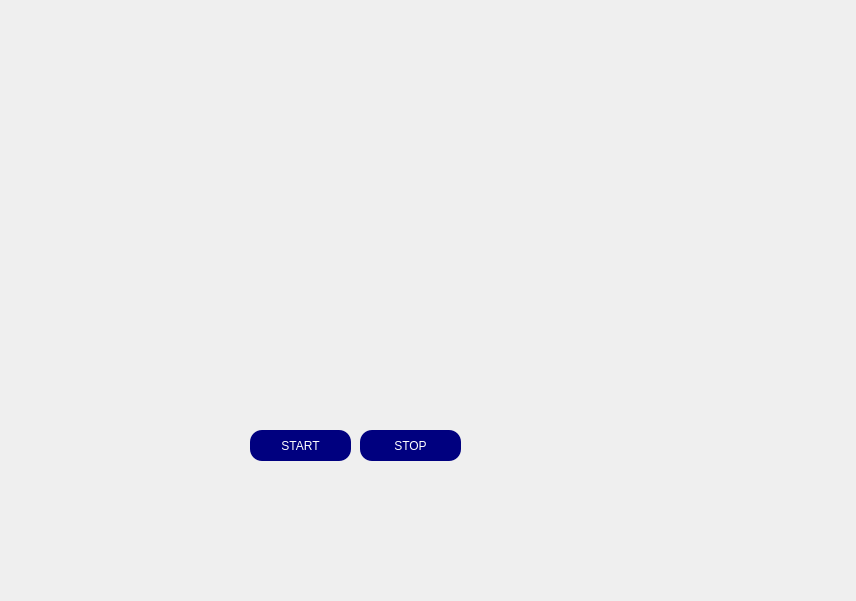
<?xml version="1.0" encoding="UTF-8"?>
<ui version="4.0">
 <class>JarvisUI</class>
 <widget class="QMainWindow" name="JarvisUI">
  <property name="geometry">
   <rect>
    <x>0</x>
    <y>0</y>
    <width>856</width>
    <height>601</height>
   </rect>
  </property>
  <property name="windowTitle">
   <string>MainWindow</string>
  </property>
  <widget class="QWidget" name="centralwidget">
   <widget class="QLabel" name="label">
    <property name="geometry">
     <rect>
      <x>-110</x>
      <y>-20</y>
      <width>851</width>
      <height>651</height>
     </rect>
    </property>
    <property name="text">
     <string/>
    </property>
    <property name="pixmap">
     <pixmap>../G.U.I Material/ExtraGui/240_F_310113217_wRD0FY9SI6XeXa828CHPph4RJGiNGMS2.jpg</pixmap>
    </property>
    <property name="scaledContents">
     <bool>true</bool>
    </property>
   </widget>
   <widget class="QLabel" name="label_3">
    <property name="geometry">
     <rect>
      <x>440</x>
      <y>200</y>
      <width>161</width>
      <height>111</height>
     </rect>
    </property>
    <property name="text">
     <string/>
    </property>
    <property name="pixmap">
     <pixmap>../G.U.I Material/ExtraGui/Earth.gif</pixmap>
    </property>
    <property name="scaledContents">
     <bool>true</bool>
    </property>
   </widget>
   <widget class="QLabel" name="label_5">
    <property name="geometry">
     <rect>
      <x>470</x>
      <y>10</y>
      <width>241</width>
      <height>191</height>
     </rect>
    </property>
    <property name="text">
     <string/>
    </property>
    <property name="pixmap">
     <pixmap>../G.U.I Material/B.G/Iron_Template_1.gif</pixmap>
    </property>
    <property name="scaledContents">
     <bool>true</bool>
    </property>
   </widget>
   <widget class="QLabel" name="label_7">
    <property name="geometry">
     <rect>
      <x>470</x>
      <y>350</y>
      <width>241</width>
      <height>111</height>
     </rect>
    </property>
    <property name="text">
     <string/>
    </property>
    <property name="pixmap">
     <pixmap>../G.U.I Material/ExtraGui/B.G_Template_1.gif</pixmap>
    </property>
    <property name="scaledContents">
     <bool>true</bool>
    </property>
   </widget>
   <widget class="QPushButton" name="pushButton">
    <property name="geometry">
     <rect>
      <x>250</x>
      <y>430</y>
      <width>101</width>
      <height>31</height>
     </rect>
    </property>
    <property name="styleSheet">
     <string notr="true">QPushButton{
	font: 14pt &quot;Georgia&quot;;
border-radius: 12px;
	background-color: rgb(0, 0, 127);
     color:rgb(255, 255, 255);
     
}

QPushButton:hover{
    background-color: rgb(50, 110, 255);
    color:rgb(255, 255, 255);
}</string>
    </property>
    <property name="text">
     <string>START</string>
    </property>
   </widget>
   <widget class="QLabel" name="label_9">
    <property name="geometry">
     <rect>
      <x>590</x>
      <y>200</y>
      <width>141</width>
      <height>111</height>
     </rect>
    </property>
    <property name="text">
     <string/>
    </property>
    <property name="pixmap">
     <pixmap>../G.U.I Material/ExtraGui/1.gif</pixmap>
    </property>
    <property name="scaledContents">
     <bool>true</bool>
    </property>
   </widget>
   <widget class="QLabel" name="label_4">
    <property name="geometry">
     <rect>
      <x>250</x>
      <y>30</y>
      <width>191</width>
      <height>131</height>
     </rect>
    </property>
    <property name="text">
     <string/>
    </property>
    <property name="pixmap">
     <pixmap>../G.U.I Material/ExtraGui/jZqDPB.gif</pixmap>
    </property>
    <property name="scaledContents">
     <bool>true</bool>
    </property>
   </widget>
   <widget class="QLabel" name="label_8">
    <property name="geometry">
     <rect>
      <x>270</x>
      <y>300</y>
      <width>161</width>
      <height>121</height>
     </rect>
    </property>
    <property name="text">
     <string/>
    </property>
    <property name="pixmap">
     <pixmap>../G.U.I Material/ExtraGui/__02-____.gif</pixmap>
    </property>
    <property name="scaledContents">
     <bool>true</bool>
    </property>
   </widget>
   <widget class="QLabel" name="label_6">
    <property name="geometry">
     <rect>
      <x>30</x>
      <y>30</y>
      <width>201</width>
      <height>131</height>
     </rect>
    </property>
    <property name="text">
     <string/>
    </property>
    <property name="pixmap">
     <pixmap>../G.U.I Material/ExtraGui/f88acab7ffd127b4465659500aa0538f.gif</pixmap>
    </property>
    <property name="scaledContents">
     <bool>true</bool>
    </property>
   </widget>
   <widget class="QLabel" name="label_10">
    <property name="geometry">
     <rect>
      <x>120</x>
      <y>170</y>
      <width>261</width>
      <height>131</height>
     </rect>
    </property>
    <property name="text">
     <string/>
    </property>
    <property name="pixmap">
     <pixmap>../G.U.I Material/ExtraGui/loading_1.gif</pixmap>
    </property>
    <property name="scaledContents">
     <bool>true</bool>
    </property>
   </widget>
   <widget class="QLabel" name="label_11">
    <property name="geometry">
     <rect>
      <x>20</x>
      <y>330</y>
      <width>221</width>
      <height>141</height>
     </rect>
    </property>
    <property name="text">
     <string/>
    </property>
    <property name="pixmap">
     <pixmap>../G.U.I Material/ExtraGui/Hero_Template.gif</pixmap>
    </property>
    <property name="scaledContents">
     <bool>true</bool>
    </property>
   </widget>
   <widget class="QPushButton" name="pushButton_2">
    <property name="geometry">
     <rect>
      <x>360</x>
      <y>430</y>
      <width>101</width>
      <height>31</height>
     </rect>
    </property>
    <property name="styleSheet">
     <string notr="true">QPushButton{
	font: 14pt &quot;Georgia&quot;;
border-radius: 12px;
	background-color: rgb(0, 0, 127);
     color:rgb(255, 255, 255);
     
}

QPushButton:hover{
    background-color: rgb(50, 110, 255);
    color:rgb(255, 255, 255);
}</string>
    </property>
    <property name="text">
     <string>STOP</string>
    </property>
   </widget>
  </widget>
 </widget>
 <resources/>
 <connections/>
</ui>
